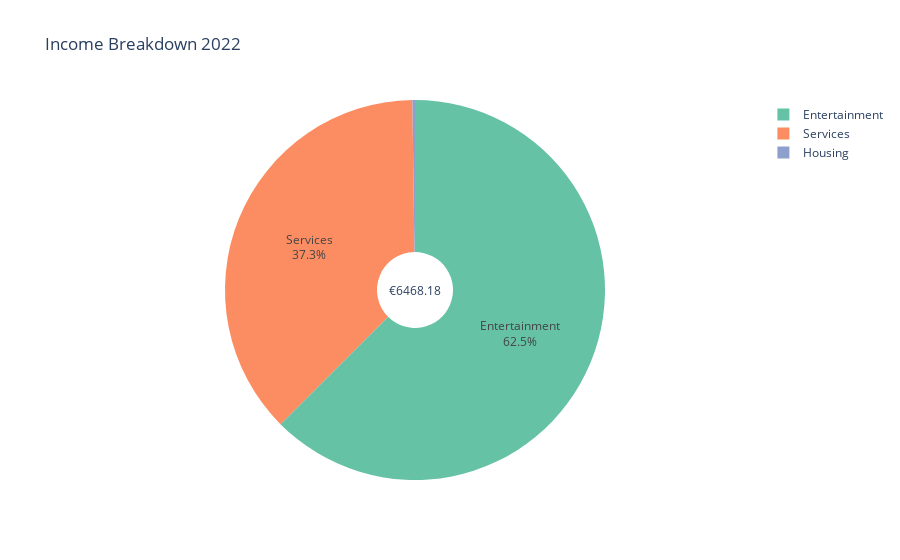

The code cell stored with this chart in its notebook:
### Code cell
income_pie_fig_2022 = make_pie_chart(df, 2022, 'Income')
income_pie_fig_2022

### Figure 1 — Plotly figure (JSON) as saved in the notebook; plotly's stock layout.template omitted (floating-point values rounded to 4 significant figures)
{"data": [{"direction": "clockwise", "domain": {"x": [0, 1], "y": [0, 1]}, "hole": 0.2, "hovertemplate": "Category=%{label}<br>Amount (EUR)=%{value}<extra></extra>", "labels": ["Housing", "Services", "Entertainment"], "legendgroup": "", "name": "", "showlegend": true, "textinfo": "percent+label", "textposition": "inside", "type": "pie", "values": [14.36, 2410.0, 4044.0]}], "layout": {"annotations": [{"font": {"size": 12}, "showarrow": false, "text": "€6468.18", "x": 0.5, "y": 0.5}], "legend": {"tracegroupgap": 0}, "piecolorway": ["rgb(102,194,165)", "rgb(252,141,98)", "rgb(141,160,203)", "rgb(231,138,195)", "rgb(166,216,84)", "rgb(255,217,47)", "rgb(229,196,148)", "rgb(179,179,179)"], "title": {"text": "Income Breakdown 2022"}, "uniformtext": {"minsize": 10, "mode": "hide"}}}
